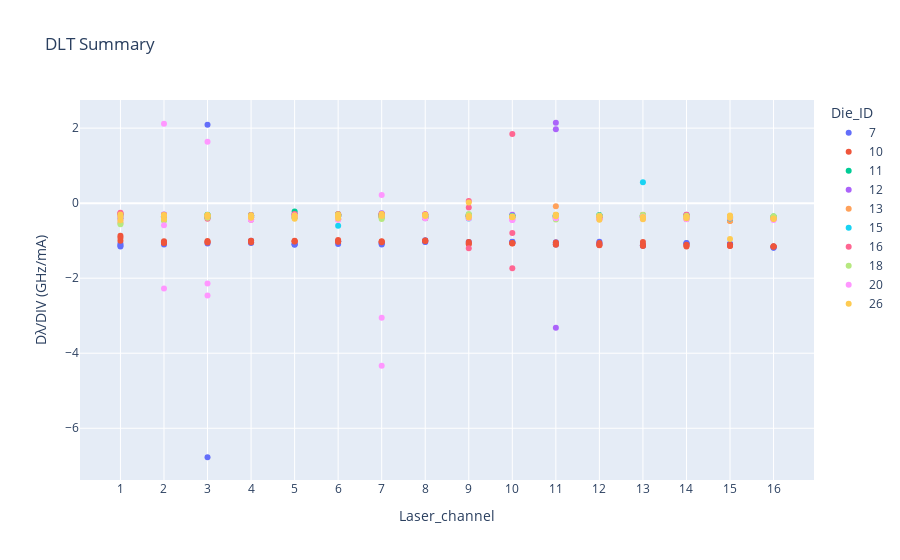

The cell this chart's notebook holds for it:
### Code cell
px.scatter(dlt_data, x='Laser_channel', y='Dλ/DIV (GHz/mA)', color='Die_ID', title='DLT Summary')

### Figure 1 — Plotly figure (JSON) as saved in the notebook; plotly's stock layout.template omitted (floating-point values rounded to 4 significant figures)
{"data": [{"hovertemplate": "Die_ID=7<br>Laser_channel=%{x}<br>Dλ/DIV (GHz/mA)=%{y}<extra></extra>", "legendgroup": "7", "marker": {"color": "#636efa", "symbol": "circle"}, "mode": "markers", "name": "7", "orientation": "v", "showlegend": true, "type": "scatter", "x": ["1", "1", "1", "2", "2", "2", "3", "3", "3", "4", "4", "4", "5", "5", "5", "6", "6", "6", "7", "7", "7", "8", "8", "8", "9", "10", "10", "10", "11", "11", "11", "12", "12", "12", "13", "13", "13", "14", "14", "14", "15", "15", "15", "16", "16", "16"], "xaxis": "x", "y": [-1.081, -1.129, -1.153, -1.04, -1.064, -1.102, -6.773, 2.089, -1.076, -1.001, -1.042, -1.061, -1.097, -1.081, -1.106, -1.023, -1.013, -1.088, -1.062, -1.076, -1.099, -0.9878, -1.031, -1.037, -1.037, -1.028, -1.034, -1.043, -1.04, -1.088, -1.101, -1.026, -1.075, -1.087, -1.137, -1.122, -1.115, -1.065, -1.077, -1.063, -1.079, -1.104, -1.097, -1.157, -1.182, -1.19], "yaxis": "y"}, {"hovertemplate": "Die_ID=10<br>Laser_channel=%{x}<br>Dλ/DIV (GHz/mA)=%{y}<extra></extra>", "legendgroup": "10", "marker": {"color": "#EF553B", "symbol": "circle"}, "mode": "markers", "name": "10", "orientation": "v", "showlegend": true, "type": "scatter", "x": ["1", "1", "1", "2", "2", "2", "3", "3", "3", "4", "4", "4", "5", "5", "5", "6", "6", "6", "7", "7", "7", "8", "8", "8", "9", "9", "9", "10", "10", "10", "11", "11", "11", "12", "12", "12", "13", "13", "13", "14", "14", "14", "15", "15", "15", "16", "16", "16"], "xaxis": "x", "y": [-1.004, -0.8708, -0.9244, -1.017, -1.056, -1.06, -1.012, -1.027, -1.052, -1.007, -1.003, -1.04, -1.002, -1.024, -1.017, -0.9811, -1.019, -1.031, -1.012, -1.043, -1.025, -0.9938, -1.0, -1.011, -1.037, -1.085, -1.079, -1.069, -1.061, -1.076, -1.047, -1.089, -1.107, -1.065, -1.114, -1.122, -1.037, -1.122, -1.145, -1.109, -1.131, -1.153, -1.111, -1.134, -1.139, -1.146, -1.156, -1.162], "yaxis": "y"}, {"hovertemplate": "Die_ID=11<br>Laser_channel=%{x}<br>Dλ/DIV (GHz/mA)=%{y}<extra></extra>", "legendgroup": "11", "marker": {"color": "#00cc96", "symbol": "circle"}, "mode": "markers", "name": "11", "orientation": "v", "showlegend": true, "type": "scatter", "x": ["1", "1", "1", "2", "2", "2", "3", "3", "3", "4", "4", "4", "5", "5", "5", "6", "6", "6", "7", "7", "7", "8", "8", "9", "9", "10", "10", "11", "11", "12", "12", "13", "13", "14", "15", "16"], "xaxis": "x", "y": [-0.3819, -0.3191, -0.3143, -0.352, -0.3442, -0.3526, -0.3066, -0.3389, -0.3216, -0.3129, -0.3272, -0.326, -0.3101, -0.3572, -0.2211, -0.2933, -0.3139, -0.3338, -0.3091, -0.3104, -0.3104, -0.3692, -0.363, -0.3619, -0.3372, -0.3369, -0.3363, -0.3264, -0.3196, -0.3235, -0.3251, -0.3488, -0.3244, -0.3459, -0.3573, -0.3561], "yaxis": "y"}, {"hovertemplate": "Die_ID=12<br>Laser_channel=%{x}<br>Dλ/DIV (GHz/mA)=%{y}<extra></extra>", "legendgroup": "12", "marker": {"color": "#ab63fa", "symbol": "circle"}, "mode": "markers", "name": "12", "orientation": "v", "showlegend": true, "type": "scatter", "x": ["1", "1", "1", "2", "2", "2", "3", "3", "3", "4", "4", "4", "5", "5", "5", "6", "6", "6", "7", "7", "7", "8", "8", "8", "9", "9", "9", "10", "10", "10", "11", "11", "11", "12", "12", "12", "13", "13", "13", "14", "14", "14", "15", "15", "15", "16", "16", "16"], "xaxis": "x", "y": [-0.3667, -0.2817, -0.3649, -0.3662, -0.3039, -0.3442, -0.3742, -0.3607, -0.3438, -0.3216, -0.3151, -0.3291, -0.3124, -0.3127, -0.3106, -0.343, -0.2973, -0.3506, -0.2658, -0.3501, -0.301, -0.2991, -0.3011, -0.4045, -0.3471, -0.3323, -0.3069, -0.3085, -0.3489, -0.3402, 1.968, -3.324, 2.143, -0.3332, -0.3384, -0.3799, -0.3599, -0.3652, -0.3759, -0.3962, -0.3917, -0.3067, -0.3688, -0.3534, -0.3627, -0.4059, -0.4151, -0.4131], "yaxis": "y"}, {"hovertemplate": "Die_ID=13<br>Laser_channel=%{x}<br>Dλ/DIV (GHz/mA)=%{y}<extra></extra>", "legendgroup": "13", "marker": {"color": "#FFA15A", "symbol": "circle"}, "mode": "markers", "name": "13", "orientation": "v", "showlegend": true, "type": "scatter", "x": ["1", "1", "1", "2", "2", "2", "3", "3", "3", "4", "4", "4", "5", "5", "5", "6", "6", "6", "7", "7", "7", "8", "8", "8", "9", "9", "9", "10", "10", "10", "11", "11", "11", "12", "12", "12", "13", "13", "13", "14", "14", "14", "15", "15", "15", "16", "16", "16"], "xaxis": "x", "y": [-0.5225, -0.3827, -0.3899, -0.4503, -0.3808, -0.3782, -0.3837, -0.3889, -0.3312, -0.3821, -0.3774, -0.3215, -0.3538, -0.3451, -0.3375, -0.2936, -0.3381, -0.2962, -0.3769, -0.3571, -0.3662, -0.359, -0.3968, -0.394, -0.3331, -0.3393, -0.3307, -0.3837, -0.3409, -0.3498, -0.08419, -0.3497, -0.3635, -0.3995, -0.4034, -0.4085, -0.3169, -0.3273, -0.3098, -0.4026, -0.4122, -0.422, -0.4594, -0.4679, -0.4739, -0.3725, -0.3664, -0.3998], "yaxis": "y"}, {"hovertemplate": "Die_ID=15<br>Laser_channel=%{x}<br>Dλ/DIV (GHz/mA)=%{y}<extra></extra>", "legendgroup": "15", "marker": {"color": "#19d3f3", "symbol": "circle"}, "mode": "markers", "name": "15", "orientation": "v", "showlegend": true, "type": "scatter", "x": ["1", "1", "1", "2", "2", "2", "3", "3", "3", "4", "4", "4", "5", "5", "5", "6", "6", "6", "7", "7", "7", "8", "8", "8", "9", "9", "9", "10", "10", "10", "11", "11", "11", "12", "12", "12", "13", "13", "13", "14", "14", "14", "15", "15", "15", "16", "16", "16"], "xaxis": "x", "y": [-0.3939, -0.332, -0.3479, -0.3584, -0.3551, -0.3511, -0.3763, -0.3717, -0.3644, -0.339, -0.3435, -0.3517, -0.3819, -0.3752, -0.3359, -0.3358, -0.5993, -0.3355, -0.3501, -0.3311, -0.3314, -0.3358, -0.3818, -0.3676, -0.3449, -0.4056, -0.3132, -0.3582, -0.3476, -0.3502, -0.34, -0.3466, -0.355, -0.3534, -0.3472, -0.354, -0.3404, -0.3454, 0.5565, -0.3296, -0.3571, -0.3692, -0.4068, -0.3907, -0.4016, -0.3801, -0.3787, -0.3844], "yaxis": "y"}, {"hovertemplate": "Die_ID=16<br>Laser_channel=%{x}<br>Dλ/DIV (GHz/mA)=%{y}<extra></extra>", "legendgroup": "16", "marker": {"color": "#FF6692", "symbol": "circle"}, "mode": "markers", "name": "16", "orientation": "v", "showlegend": true, "type": "scatter", "x": ["1", "1", "1", "2", "2", "2", "3", "3", "3", "4", "4", "4", "5", "5", "5", "6", "6", "6", "7", "7", "7", "8", "8", "8", "9", "9", "9", "10", "10", "10", "11", "11", "11", "12", "12", "12", "13", "13", "13", "14", "14", "14", "15", "15", "15", "16", "16", "16"], "xaxis": "x", "y": [-0.3026, -0.2584, -0.2752, -0.3959, -0.3062, -0.3176, -0.4137, -0.3403, -0.3431, -0.378, -0.355, -0.4435, -0.333, -0.2889, -0.3092, -0.4305, -0.3115, -0.3067, -0.3573, -0.2868, -0.2921, -0.341, -0.2982, -0.3119, 0.06067, -0.1154, -1.203, 1.841, -0.7946, -1.736, -0.3992, -0.3707, -0.3773, -0.3705, -0.3417, -0.3638, -0.3524, -0.3627, -0.378, -0.3269, -0.3078, -0.3215, -0.3759, -0.3891, -0.3906, -0.3842, -0.4065, -0.4029], "yaxis": "y"}, {"hovertemplate": "Die_ID=18<br>Laser_channel=%{x}<br>Dλ/DIV (GHz/mA)=%{y}<extra></extra>", "legendgroup": "18", "marker": {"color": "#B6E880", "symbol": "circle"}, "mode": "markers", "name": "18", "orientation": "v", "showlegend": true, "type": "scatter", "x": ["1", "1", "1", "2", "2", "2", "3", "3", "3", "4", "4", "4", "5", "5", "5", "6", "6", "6", "7", "7", "7", "8", "8", "8", "9", "9", "9", "10", "10", "10", "11", "11", "11", "12", "12", "12", "13", "13", "13", "14", "14", "14", "15", "15", "15", "16", "16", "16"], "xaxis": "x", "y": [-0.5606, -0.3541, -0.3786, -0.4605, -0.4479, -0.4383, -0.3208, -0.3201, -0.3914, -0.3941, -0.3603, -0.3823, -0.3726, -0.3757, -0.3684, -0.3093, -0.3274, -0.3273, -0.4229, -0.3728, -0.3844, -0.3821, -0.3534, -0.3622, -0.292, -0.3209, -0.3227, -0.4192, -0.362, -0.3776, -0.433, -0.3801, -0.3396, -0.3347, -0.3317, -0.3409, -0.3238, -0.3213, -0.325, -0.333, -0.3711, -0.3586, -0.3704, -0.3457, -0.361, -0.3614, -0.3497, -0.3631], "yaxis": "y"}, {"hovertemplate": "Die_ID=20<br>Laser_channel=%{x}<br>Dλ/DIV (GHz/mA)=%{y}<extra></extra>", "legendgroup": "20", "marker": {"color": "#FF97FF", "symbol": "circle"}, "mode": "markers", "name": "20", "orientation": "v", "showlegend": true, "type": "scatter", "x": ["1", "1", "1", "2", "2", "2", "3", "3", "3", "4", "4", "4", "5", "5", "5", "6", "6", "6", "7", "7", "7", "8", "8", "8", "9", "9", "9", "10", "10", "10", "11", "11", "11", "12", "12", "12", "13", "13", "13", "14", "14", "14", "15", "15", "15", "16", "16", "16"], "xaxis": "x", "y": [-0.433, -0.3571, -0.3754, -2.273, 2.117, -0.5879, -2.142, -2.46, 1.64, -0.4262, -0.431, -0.4431, -0.381, -0.3278, -0.3349, -0.4314, -0.4329, -0.4409, -4.334, 0.2206, -3.057, -0.38, -0.3882, -0.4023, -0.392, -0.3947, -0.4044, -0.4384, -0.4467, -0.4455, -0.4007, -0.37, -0.3916, -0.4213, -0.4218, -0.43, -0.3631, -0.404, -0.425, -0.4115, -0.4083, -0.4255, -0.3805, -0.3641, -0.3702, -0.437, -0.445, -0.4499], "yaxis": "y"}, {"hovertemplate": "Die_ID=26<br>Laser_channel=%{x}<br>Dλ/DIV (GHz/mA)=%{y}<extra></extra>", "legendgroup": "26", "marker": {"color": "#FECB52", "symbol": "circle"}, "mode": "markers", "name": "26", "orientation": "v", "showlegend": true, "type": "scatter", "x": ["1", "1", "1", "2", "2", "2", "3", "3", "3", "4", "4", "4", "5", "5", "5", "6", "6", "6", "7", "7", "7", "8", "8", "8", "9", "9", "9", "10", "10", "10", "11", "11", "11", "12", "12", "12", "13", "13", "13", "14", "14", "14", "15", "15", "15", "16", "16", "16"], "xaxis": "x", "y": [-0.4569, -0.3035, -0.3556, -0.4199, -0.3184, -0.3288, -0.3626, -0.3159, -0.3306, -0.3692, -0.3876, -0.3217, -0.3605, -0.4133, -0.3304, -0.3459, -0.4067, -0.3186, -0.3224, -0.3393, -0.2902, -0.3394, -0.3092, -0.3147, -0.383, -0.3433, 0.01543, -0.3581, -0.3704, -0.3788, -0.351, -0.3084, -0.3103, -0.4448, -0.3474, -0.3679, -0.426, -0.3871, -0.3684, -0.4019, -0.3902, -0.355, -0.3857, -0.9539, -0.3317, -0.4075, -0.4146, -0.4189], "yaxis": "y"}], "layout": {"legend": {"title": {"text": "Die_ID"}, "tracegroupgap": 0}, "title": {"text": "DLT Summary"}, "xaxis": {"anchor": "y", "domain": [0, 1], "title": {"text": "Laser_channel"}}, "yaxis": {"anchor": "x", "domain": [0, 1], "title": {"text": "Dλ/DIV (GHz/mA)"}}}}
